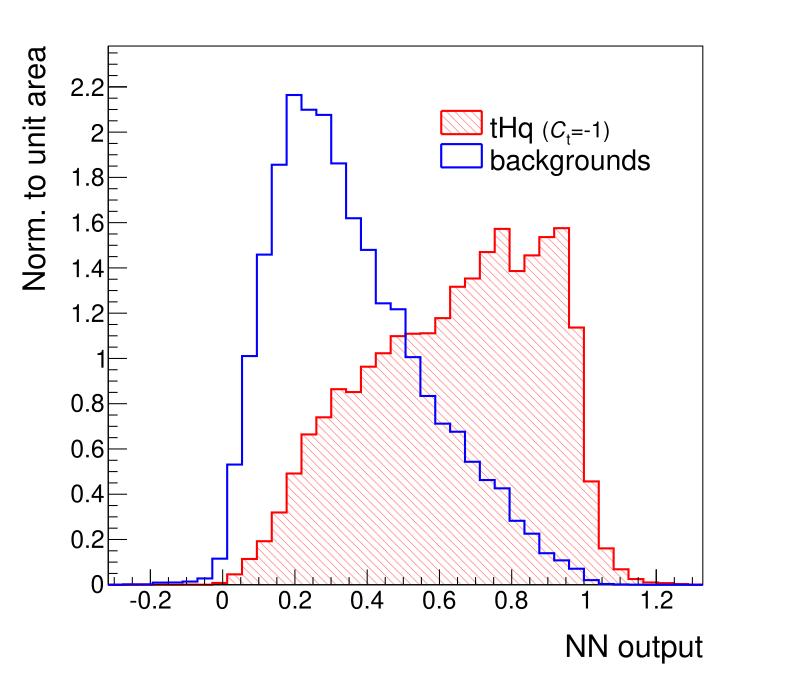

Write the Python code that produced this figure.
import argparse
import ROOT as r
from ROOT import gPad, TLegend

r.gROOT.SetBatch()

parser = argparse.ArgumentParser(description='Plot TMVA training and testing.')
parser.add_argument('file', metavar='ROOTFILE', type=str, nargs=1,
        help='a TMVA output file to plot')
parser.add_argument('output', metavar='OUTFILE', type=str, nargs=1,
        help='the PDF file to produce')
args = parser.parse_args()

f = r.TFile(args.file[0])

sigs = {}
bkgs = {}

for k in f.Get("Method_MLP/THvsBkg_Global_BFGS").GetListOfKeys():
    name = k.GetName()
    if name.endswith('__Signal'):
        var = name.replace('__Signal', '')
        sigs[var] = k.ReadObj()
    elif name.endswith('__Background'):
        var = name.replace('__Background', '')
        bkgs[var] = k.ReadObj()
    else:
        print name

assert sorted(sigs.keys()) == sorted(bkgs.keys())

c = r.TCanvas("canvas","canvas", 900, 800)

c.Divide(1,1)
c.cd(1)

gPad.SetBottomMargin(0.13)
gPad.SetLeftMargin(0.13)
gPad.SetTopMargin(0.06)

train_s = f.Get("Method_MLP/THvsBkg_Global_BFGS/MVA_THvsBkg_Global_BFGS_Train_S")
train_b = f.Get("Method_MLP/THvsBkg_Global_BFGS/MVA_THvsBkg_Global_BFGS_Train_B")

train_s.SetMaximum(1.1 * max(train_s.GetMaximum(), train_b.GetMaximum()))

train_s.SetLineColor(r.kRed)
train_s.SetLineWidth(2)
train_s.SetFillColor(r.kRed)
train_s.SetFillStyle(3004)
train_s.SetTitle("")
train_s.GetXaxis().SetTitle("NN output")
train_s.GetXaxis().SetTitleOffset(1.2)
#train_s.GetXaxis().SetLabelOffset(0.3)
train_s.GetXaxis().SetTitleSize(0.05)
train_s.GetXaxis().SetLabelSize(0.04)
train_s.GetYaxis().SetTitle("Norm. to unit area")
train_s.GetYaxis().SetTitleOffset(1.2)
#train_s.GetYaxis().SetLabelOffset(0.3)
train_s.GetYaxis().SetTitleSize(0.05)
train_s.GetYaxis().SetLabelSize(0.04)

train_s.SetStats(0)

train_s.Draw("HIST")

train_b.SetLineColor(r.kBlue)
train_b.SetLineWidth(2)
train_b.SetFillColor(r.kBlue)
train_b.SetFillStyle(0)
train_b.Draw("HIST SAME")

test_s = f.Get("Method_MLP/THvsBkg_Global_BFGS/MVA_THvsBkg_Global_BFGS_S")
test_b = f.Get("Method_MLP/THvsBkg_Global_BFGS/MVA_THvsBkg_Global_BFGS_B")

test_b.SetLineColor(r.kBlue+1)
test_b.SetLineColor(r.kBlue+1)
test_b.SetMarkerColor(r.kBlue+1)
test_b.SetMarkerSize(r.kBlue+1)
test_b.SetLineWidth(2)

test_s.SetLineColor(r.kRed+1)
test_s.SetLineColor(r.kRed+1)
test_s.SetMarkerColor(r.kRed+1)
test_s.SetMarkerSize(r.kRed+1)
test_s.SetLineWidth(2)

#test_s.Draw("SAME")
#test_b.Draw("SAME")

l = TLegend(0.55,0.75,0.85,0.85)
l.SetFillStyle(0)
l.SetLineColor(10)
l.SetBorderSize(0)
l.SetTextAlign(11)
l.SetTextFont(42)
l.SetTextSize(0.045)

l.AddEntry(train_s,"tHq #scale[0.8]{(^{}#it{C}_{t}=-1)}","f")
l.AddEntry(train_b,"backgrounds","f")
l.Draw()

l2 = TLegend(0.5,0.89,0.9,0.99)
l2.SetFillStyle(0)
l2.SetLineColor(10)
l2.SetBorderSize(0)
l2.SetTextAlign(11)
l2.SetTextFont(42)
l2.SetTextSize(0.045)

#l2.AddEntry(test_s,"signal test","lep")
#l2.AddEntry(test_b,"background test","lep")
l2.Draw()

c.SaveAs(args.output[0])
